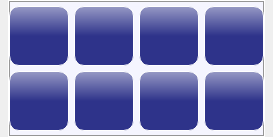
            <widget class="QWidget" name="widget_05" native="true">
             <property name="sizePolicy">
              <sizepolicy hsizetype="Preferred" vsizetype="Preferred">
               <horstretch>0</horstretch>
               <verstretch>4</verstretch>
              </sizepolicy>
             </property>
             <property name="styleSheet">
              <string notr="true"/>
             </property>
             <layout class="QHBoxLayout" name="horizontalLayout_18">
              <property name="spacing">
               <number>0</number>
              </property>
              <property name="leftMargin">
               <number>8</number>
              </property>
              <property name="topMargin">
               <number>0</number>
              </property>
              <property name="rightMargin">
               <number>8</number>
              </property>
              <property name="bottomMargin">
               <number>0</number>
              </property>
              <item>
               <widget class="QWidget" name="widget_18" native="true">
                <property name="styleSheet">
                 <string notr="true">border:1px solid rgb(255,255,255);</string>
                </property>
                <layout class="QHBoxLayout" name="horizontalLayout_33">
                 <property name="spacing">
                  <number>0</number>
                 </property>
                 <property name="leftMargin">
                  <number>1</number>
                 </property>
                 <property name="topMargin">
                  <number>1</number>
                 </property>
                 <property name="rightMargin">
                  <number>1</number>
                 </property>
                 <property name="bottomMargin">
                  <number>1</number>
                 </property>
                 <item>
                  <widget class="QWidget" name="widget_30" native="true">
                   <property name="styleSheet">
                    <string notr="true">QPushButton{
background-color: qlineargradient(spread:pad, x1:0.5, y1:0.5, x2:0.5, y2:-0.5, stop:0 rgba(46, 51, 138, 255), stop:1 rgba(255, 255, 255, 255));
border-radius:10px;
}
QPushButton:pressed{
background-color: qlineargradient(spread:pad, x1:0.5, y1:0.5, x2:0.5, y2:-0.3, stop:0 rgb(88, 88, 200, 255), stop:1 rgba(255, 255, 255, 255));
}
QWidget#widget_30{
background-color: rgb(245, 245, 255);
border:1px solid rgb(150,150,150);
}
QToolTip{
border: 0px solid black;
background: #FFFFDC;
color: rgb(0,0,0);
}</string>
                   </property>
                   <layout class="QGridLayout" name="gridLayout">
                    <property name="leftMargin">
                     <number>0</number>
                    </property>
                    <property name="topMargin">
                     <number>5</number>
                    </property>
                    <property name="rightMargin">
                     <number>0</number>
                    </property>
                    <property name="bottomMargin">
                     <number>5</number>
                    </property>
                    <property name="spacing">
                     <number>5</number>
                    </property>
                    <item row="0" column="0">
                     <widget class="QPushButton" name="button3">
                      <property name="sizePolicy">
                       <sizepolicy hsizetype="Fixed" vsizetype="Fixed">
                        <horstretch>0</horstretch>
                        <verstretch>0</verstretch>
                       </sizepolicy>
                      </property>
                      <property name="minimumSize">
                       <size>
                        <width>60</width>
                        <height>60</height>
                       </size>
                      </property>
                      <property name="toolTip">
                       <string>四窗口视图</string>
                      </property>
                      <property name="text">
                       <string/>
                      </property>
                      <property name="icon">
                       <iconset resource="image.qrc">
                        <normaloff>:/icon/resource/four.png</normaloff>:/icon/resource/four.png</iconset>
                      </property>
                      <property name="iconSize">
                       <size>
                        <width>40</width>
                        <height>40</height>
                       </size>
                      </property>
                      <property name="flat">
                       <bool>true</bool>
                      </property>
                     </widget>
                    </item>
                    <item row="0" column="1">
                     <widget class="QPushButton" name="button2">
                      <property name="sizePolicy">
                       <sizepolicy hsizetype="Fixed" vsizetype="Fixed">
                        <horstretch>0</horstretch>
                        <verstretch>0</verstretch>
                       </sizepolicy>
                      </property>
                      <property name="minimumSize">
                       <size>
                        <width>60</width>
                        <height>60</height>
                       </size>
                      </property>
                      <property name="toolTip">
                       <string>横断面</string>
                      </property>
                      <property name="text">
                       <string/>
                      </property>
                      <property name="icon">
                       <iconset resource="image.qrc">
                        <normaloff>:/icon/resource/arrow_lu.png</normaloff>:/icon/resource/arrow_lu.png</iconset>
                      </property>
                      <property name="iconSize">
                       <size>
                        <width>40</width>
                        <height>40</height>
                       </size>
                      </property>
                      <property name="flat">
                       <bool>true</bool>
                      </property>
                     </widget>
                    </item>
                    <item row="0" column="2">
                     <widget class="QPushButton" name="button0">
                      <property name="sizePolicy">
                       <sizepolicy hsizetype="Fixed" vsizetype="Fixed">
                        <horstretch>0</horstretch>
                        <verstretch>0</verstretch>
                       </sizepolicy>
                      </property>
                      <property name="minimumSize">
                       <size>
                        <width>60</width>
                        <height>60</height>
                       </size>
                      </property>
                      <property name="toolTip">
                       <string>矢状面</string>
                      </property>
                      <property name="text">
                       <string/>
                      </property>
                      <property name="icon">
                       <iconset resource="image.qrc">
                        <normaloff>:/icon/resource/arrow_ld.png</normaloff>:/icon/resource/arrow_ld.png</iconset>
                      </property>
                      <property name="iconSize">
                       <size>
                        <width>40</width>
                        <height>40</height>
                       </size>
                      </property>
                      <property name="flat">
                       <bool>true</bool>
                      </property>
                     </widget>
                    </item>
                    <item row="0" column="3">
                     <widget class="QPushButton" name="button1">
                      <property name="sizePolicy">
                       <sizepolicy hsizetype="Fixed" vsizetype="Fixed">
                        <horstretch>0</horstretch>
                        <verstretch>0</verstretch>
                       </sizepolicy>
                      </property>
                      <property name="minimumSize">
                       <size>
                        <width>60</width>
                        <height>60</height>
                       </size>
                      </property>
                      <property name="toolTip">
                       <string>冠状面</string>
                      </property>
                      <property name="text">
                       <string/>
                      </property>
                      <property name="icon">
                       <iconset resource="image.qrc">
                        <normaloff>:/icon/resource/arrow_rd.png</normaloff>:/icon/resource/arrow_rd.png</iconset>
                      </property>
                      <property name="iconSize">
                       <size>
                        <width>40</width>
                        <height>40</height>
                       </size>
                      </property>
                      <property name="flat">
                       <bool>true</bool>
                      </property>
                     </widget>
                    </item>
                    <item row="1" column="0">
                     <widget class="QPushButton" name="button4">
                      <property name="sizePolicy">
                       <sizepolicy hsizetype="Fixed" vsizetype="Fixed">
                        <horstretch>0</horstretch>
                        <verstretch>0</verstretch>
                       </sizepolicy>
                      </property>
                      <property name="minimumSize">
                       <size>
                        <width>60</width>
                        <height>60</height>
                       </size>
                      </property>
                      <property name="toolTip">
                       <string>首页</string>
                      </property>
                      <property name="text">
                       <string/>
                      </property>
                      <property name="icon">
                       <iconset resource="image.qrc">
                        <normaloff>:/icon/resource/arrow_l2.png</normaloff>:/icon/resource/arrow_l2.png</iconset>
                      </property>
                      <property name="iconSize">
                       <size>
                        <width>30</width>
                        <height>30</height>
                       </size>
                      </property>
                      <property name="flat">
                       <bool>true</bool>
                      </property>
                     </widget>
                    </item>
                    <item row="1" column="1">
                     <widget class="QPushButton" name="button5">
                      <property name="sizePolicy">
                       <sizepolicy hsizetype="Fixed" vsizetype="Fixed">
                        <horstretch>0</horstretch>
                        <verstretch>0</verstretch>
                       </sizepolicy>
                      </property>
                      <property name="minimumSize">
                       <size>
                        <width>60</width>
                        <height>60</height>
                       </size>
                      </property>
                      <property name="toolTip">
                       <string>上一页</string>
                      </property>
                      <property name="text">
                       <string/>
                      </property>
                      <property name="icon">
                       <iconset resource="image.qrc">
                        <normaloff>:/icon/resource/arrow_l.png</normaloff>:/icon/resource/arrow_l.png</iconset>
                      </property>
                      <property name="iconSize">
                       <size>
                        <width>30</width>
                        <height>30</height>
                       </size>
                      </property>
                      <property name="flat">
                       <bool>true</bool>
                      </property>
                     </widget>
                    </item>
                    <item row="1" column="2">
                     <widget class="QPushButton" name="button6">
                      <property name="sizePolicy">
                       <sizepolicy hsizetype="Fixed" vsizetype="Fixed">
                        <horstretch>0</horstretch>
                        <verstretch>0</verstretch>
                       </sizepolicy>
                      </property>
                      <property name="minimumSize">
                       <size>
                        <width>60</width>
                        <height>60</height>
                       </size>
                      </property>
                      <property name="toolTip">
                       <string>下一页</string>
                      </property>
                      <property name="text">
                       <string/>
                      </property>
                      <property name="icon">
                       <iconset resource="image.qrc">
                        <normaloff>:/icon/resource/arrow_r.png</normaloff>:/icon/resource/arrow_r.png</iconset>
                      </property>
                      <property name="iconSize">
                       <size>
                        <width>30</width>
                        <height>30</height>
                       </size>
                      </property>
                      <property name="flat">
                       <bool>true</bool>
                      </property>
                     </widget>
                    </item>
                    <item row="1" column="3">
                     <widget class="QPushButton" name="button7">
                      <property name="sizePolicy">
                       <sizepolicy hsizetype="Fixed" vsizetype="Fixed">
                        <horstretch>0</horstretch>
                        <verstretch>0</verstretch>
                       </sizepolicy>
                      </property>
                      <property name="minimumSize">
                       <size>
                        <width>60</width>
                        <height>60</height>
                       </size>
                      </property>
                      <property name="toolTip">
                       <string>尾页</string>
                      </property>
                      <property name="text">
                       <string/>
                      </property>
                      <property name="icon">
                       <iconset resource="image.qrc">
                        <normaloff>:/icon/resource/arrow_r2.png</normaloff>:/icon/resource/arrow_r2.png</iconset>
                      </property>
                      <property name="iconSize">
                       <size>
                        <width>30</width>
                        <height>30</height>
                       </size>
                      </property>
                      <property name="flat">
                       <bool>true</bool>
                      </property>
                     </widget>
                    </item>
                   </layout>
                  </widget>
                 </item>
                </layout>
               </widget>
              </item>
             </layout>
            </widget>
